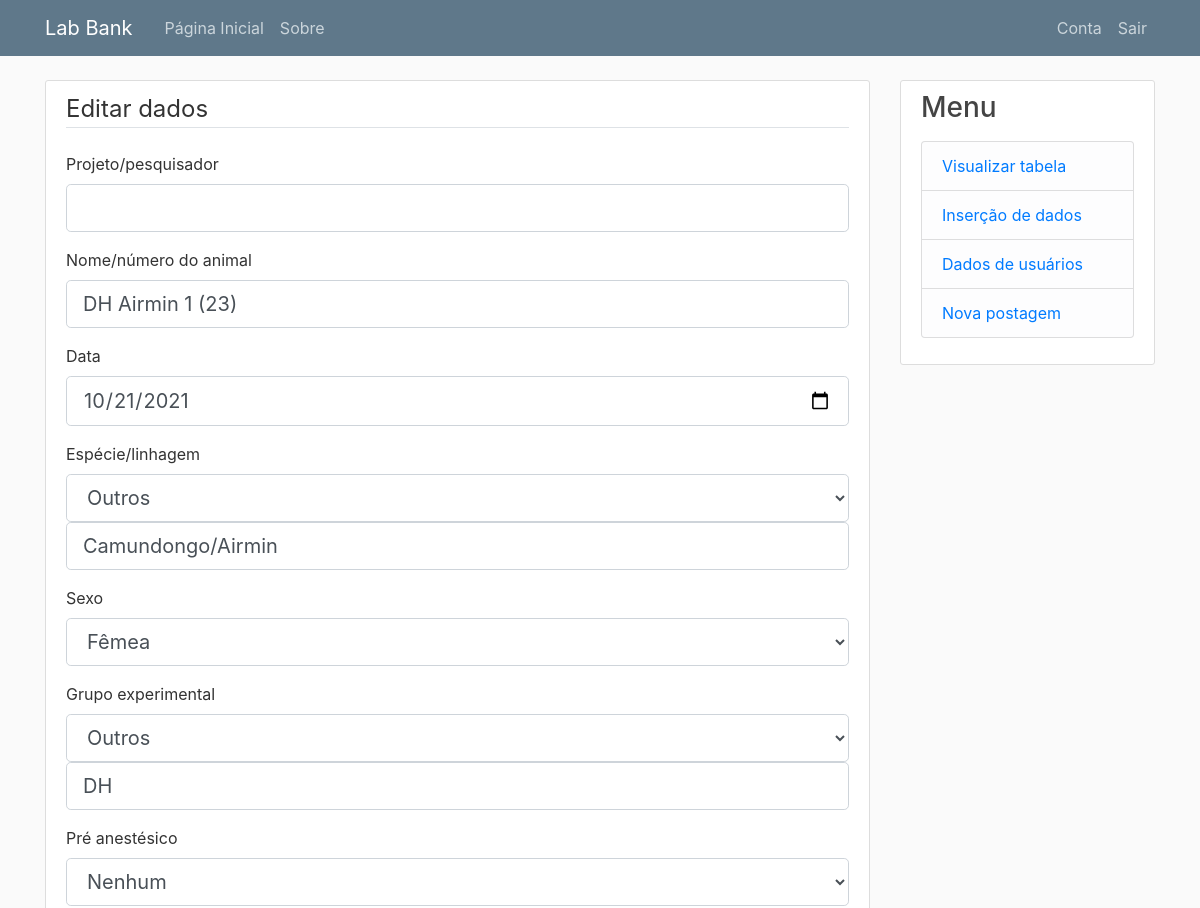
The page /table/update_data/227 (signed in, upper part) on the database as committed earlier.
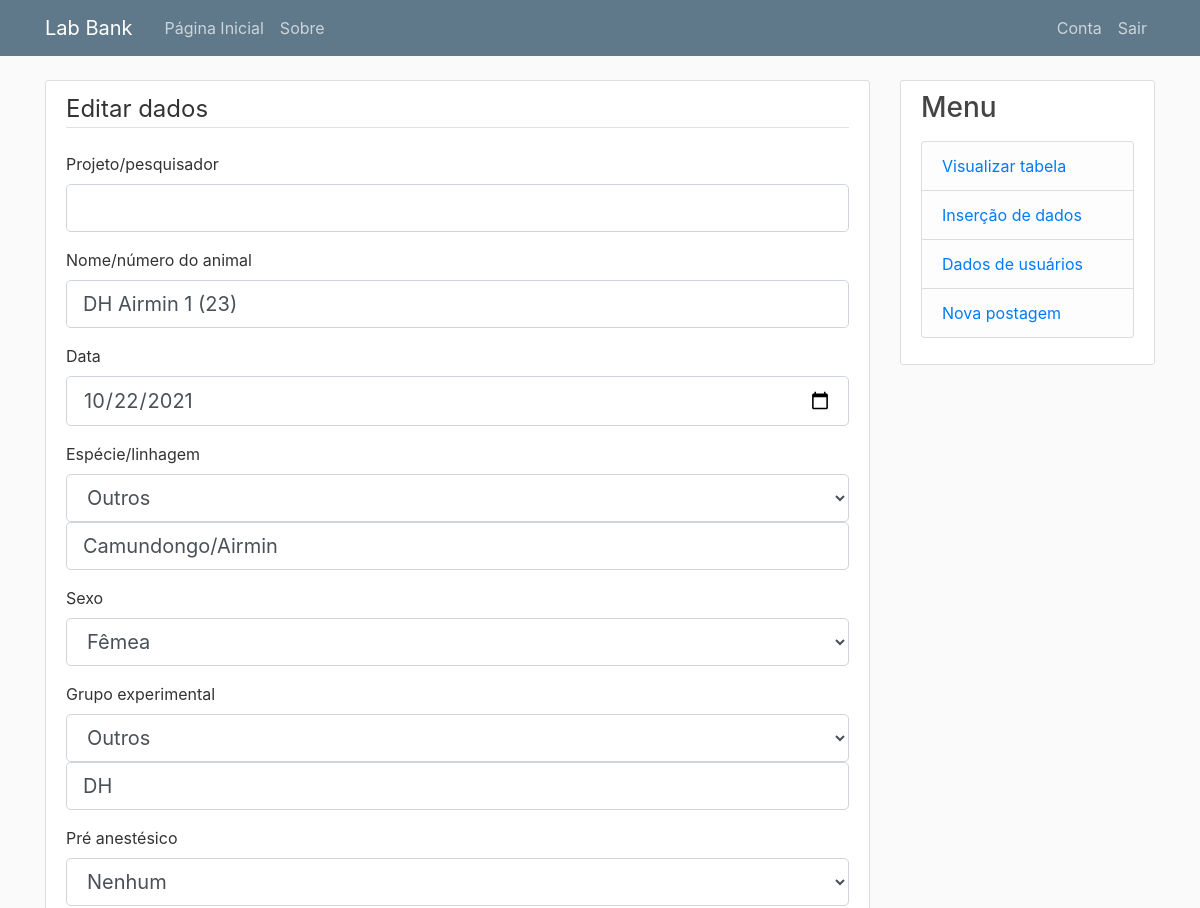
The same page on the database as committed later.
### lab_bank/models.py (models this page shows)
class Subject(db.Model):
    id = db.Column(db.Integer, primary_key=True)
    date = db.Column(db.Date, nullable=False)
    lineage = db.Column(db.String(50), nullable=False)
    sex = db.Column(db.String(50), nullable=False)
    ova_or_control = db.Column(db.String(50), nullable=False)
    dead_or_alive = db.Column(db.String(50), nullable=False)
    acepromazine = db.Column(db.String(50), nullable=False)
    anesthesic = db.Column(db.String(50), nullable=False)
    neuromuscular_blocker = db.Column(db.String(50), nullable=False)
    age = db.Column(db.Float, nullable=False)
    weight = db.Column(db.Float, nullable=False)
    project = db.Column(db.String(255), nullable=True)
    name_number = db.Column(db.String(255), nullable=True)
    naso_anal_length = db.Column(db.Float, nullable=True)
    bronchoalveolar_lavage = db.Column(db.Float, nullable=True)
    user_id = db.Column(db.Integer, db.ForeignKey('user.id'), nullable=False)
    excel_file_path = db.Column(db.String(255), nullable=True)
    flexivent = db.Column(db.String(50), nullable=False)
    date_created = db.Column(db.DateTime, default=datetime.utcnow)
    observations = db.Column(Text, nullable=True)

### lab_bank/table/routes.py (the view)
@table.route('/table/update_data/<int:subject_id>', methods=['GET', 'POST'])
@login_required
def update_data(subject_id):
    subject = Subject.query.get_or_404(subject_id)
    if subject.user_id != current_user.id:
        abort(403)
    form = InsertDataForm()
    if form.validate_on_submit():
        subject.lineage = form.lineage.data
        if subject.lineage == 'Outros' and form.other_lineage.data:
            subject.lineage = form.other_lineage.data
        subject.sex = form.sex.data
        if subject.sex == 'Outros' and form.other_sex.data:
            subject.sex = form.other_sex.data
        subject.ova_or_control = form.ova_or_control.data
        if subject.ova_or_control == 'Outros' and form.other_ova_or_control.data:
            subject.ova_or_control = form.other_ova_or_control.data
        subject.dead_or_alive = form.dead_or_alive.data
        if subject.dead_or_alive == 'Outros' and form.other_dead_or_alive.data:
            subject.dead_or_alive = form.other_dead_or_alive.data
        subject.acepromazine = form.acepromazine.data
        if subject.acepromazine == 'Outros' and form.other_acepromazine.data:
            subject.acepromazine = form.other_acepromazine.data
        subject.anesthesic = form.anesthesic.data
        if subject.anesthesic == 'Outros' and form.other_anesthesic.data:
            subject.anesthesic = form.other_anesthesic.data
        subject.neuromuscular_blocker = form.neuromuscular_blocker.data
        if subject.neuromuscular_blocker == 'Outros' and form.other_neuromuscular_blocker.data:
            subject.neuromuscular_blocker = form.other_neuromuscular_blocker.data
        subject.project = form.project.data if form.project.data else ''
        subject.name_number = form.name_number.data if form.name_number.data else ''
        subject.date = form.date.data
        subject.sex = form.sex.data
        subject.age = form.age.data
        subject.weight = form.weight.data
        subject.naso_anal_length = form.naso_anal_length.data
        subject.bronchoalveolar_lavage = form.bronchoalveolar_lavage.data
        subject.observations = form.observations.data if form.observations.data else ''
        file = form.excel_file.data
        if file:
            timestamp = datetime.now().strftime('%Y%m%d%H%M%S')
            filename = secure_filename(f"{timestamp}_{file.filename}")
            upload_folder = os.path.join(current_app.root_path, 'static', 'uploads')
            os.makedirs(upload_folder, exist_ok=True)
            file_path = os.path.join(upload_folder, filename)
            file.save(file_path)
            subject.excel_file_path = file_path  # Update the file path in the database
        db.session.commit()
        flash('Edição bem sucedida', 'success')
        return redirect(url_for('table.display_table'))
    elif request.method == 'GET':
        form.lineage.data = subject.lineage if subject.lineage in ['Camundongo/Balb C', 'Camundongo/C57', 'Rato/Wistar', 'Outros'] else 'Outros'
        form.other_lineage.data = subject.lineage if subject.lineage not in ['Camundongo/Balb C', 'Camundongo/C57', 'Rato/Wistar', 'Outros'] else ''
        form.sex.data = subject.sex if subject.sex in ['Fêmea', 'Macho', 'Desconhecido', 'Outros'] else 'Outros'
        form.other_sex.data = subject.sex if subject.sex not in ['Fêmea', 'Macho', 'Desconhecido', 'Outros'] else ''
        form.ova_or_control.data = subject.ova_or_control if subject.ova_or_control in ['OVA', 'Controle', 'Outros'] else 'Outros'
        form.other_ova_or_control.data = subject.ova_or_control if subject.ova_or_control not in ['OVA', 'Controle', 'Outros'] else ''
        form.dead_or_alive.data = subject.dead_or_alive if subject.dead_or_alive in ['Vivo', 'Morto na anestesia (antes do experimento)', 'Morto durante o experimento', 'Outros'] else 'Outros'
        form.other_dead_or_alive.data = subject.dead_or_alive if subject.dead_or_alive not in ['Vivo', 'Morto na anestesia (antes do experimento)', 'Morto durante o experimento', 'Outros'] else ''
        form.acepromazine.data = subject.acepromazine if subject.acepromazine in ['Acepromazina 2,5 mg/kg', 'Nenhum', 'Outros'] else 'Outros'
        form.other_acepromazine.data = subject.acepromazine if subject.acepromazine not in ['Acepromazina 2,5 mg/kg', 'Nenhum', 'Outros'] else ''
        form.anesthesic.data = subject.anesthesic if subject.anesthesic in ['Cetamina 100 mg/kg + Xilazina 10 mg/kg', 'Cetamina 100 mg/kg + Xilazina 10 mg/kg + Morfina', 'Nenhum', 'Outros'] else 'Outros'
        form.other_anesthesic.data = subject.anesthesic if subject.anesthesic not in ['Cetamina 100 mg/kg + Xilazina 10 mg/kg', 'Cetamina 100 mg/kg + Xilazina 10 mg/kg + Morfina', 'Nenhum', 'Outros'] else ''
        form.neuromuscular_blocker.data = subject.neuromuscular_blocker if subject.neuromuscular_blocker in ['Brometo de pancurônio 1 mg/kg', 'Brometo de rocurônio', 'Nenhum', 'Outros'] else 'Outros'
        form.other_neuromuscular_blocker.data = subject.neuromuscular_blocker if subject.neuromuscular_blocker not in ['Brometo de pancurônio 1 mg/kg', 'Brometo de rocurônio', 'Nenhum', 'Outros'] else ''
        form.flexivent.data = subject.flexivent if subject.flexivent in ['Unicompartimental', 'Fase Cte', 'Não informado', 'Outros'] else 'Outros'
        form.other_flexivent.data = subject.flexivent if subject.flexivent not in ['Unicompartimental', 'Fase Cte', 'Não informado', 'Outros'] else ''
        form.project.data = subject.project
        form.name_number.data = subject.name_number
        form.date.data = subject.date
        form.weight.data = subject.weight
        form.age.data = subject.age
        form.naso_anal_length.data = subject.naso_anal_length
        form.bronchoalveolar_lavage.data = subject.bronchoalveolar_lavage
        form.observations.data = subject.observations
    current_file = None
    if subject.excel_file_path:
        current_file = os.path.basename(subject.excel_file_path)  # Get just the filename
    return render_template('insert_data.html', title='Editar dados', form=form, legend='Editar dados', current_file=current_file)

### lab_bank/models.py (called while the page is built)
@login_manager.user_loader
def load_user(user_id):
    return User.query.get(int(user_id))

### lab_bank/templates/insert_data.html (shortened to what this page needs)
{% extends 'layout.html' %}
{% block content %}
    <div class='content-section'>
        <form method='POST' action='' enctype='multipart/form-data'>
            <fieldset class='form-group'>
                <legend class='border-bottom mb-4'>{{ legend }}</legend>
                <div class='form-group'>
                    {{ form.project.label(class='form-control-label') }}
                    {% if form.project.errors %}
                        {{ form.project(class='form-control form-control-lg is-invalid') }}
                        <div class="invalid-feedback">
                            {% for error in form.project.errors %}
                                <span>{{ error }}</span>
                            {% endfor %}
                        </div>
                    {% else %}
                        {{ form.project(class='form-control form-control-lg') }}
                    {% endif %}
                </div>
                <div class='form-group'>
                    {{ form.name_number.label(class='form-control-label') }}
                    {% if form.name_number.errors %}
                        {{ form.name_number(class='form-control form-control-lg is-invalid') }}
                        <div class="invalid-feedback">
                            {% for error in form.name_number.errors %}
                                <span>{{ error }}</span>
                            {% endfor %}
                        </div>
                    {% else %}
                        {{ form.name_number(class='form-control form-control-lg') }}
                    {% endif %}
                </div>
                <div class='form-group'>
                    {{ form.date.label(class='form-control-label') }}
                    {% if form.date.errors %}
                        {{ form.date(class='form-control form-control-lg is-invalid') }}
                        <div class="invalid-feedback">
                            {% for error in form.date.errors %}
                                <span>{{ error }}</span>
                            {% endfor %}
                        </div>
                    {% else %}
                        {{ form.date(class='form-control form-control-lg') }}
                    {% endif %}
                </div>
                <div class='form-group'>
                    {{ form.lineage.label(class='form-control-label') }}
                    {% if form.lineage.errors %}
                        {{ form.lineage(class='form-control form-control-lg is-invalid', onchange="toggleOtherInput('lineage')") }}
                        <div class="invalid-feedback">
                            {% for error in form.lineage.errors %}
                                <span>{{ error }}</span>
                            {% endfor %}
                        </div>
                    {% else %}
                        {{ form.lineage(class='form-control form-control-lg', onchange="toggleOtherInput('lineage')") }}
                    {% endif %}
                    <div id="other-lineage-container" style="display: none;">
                        {{ form.other_lineage(class='form-control form-control-lg') }}
                    </div>
                </div>
				<div class='form-group'>
					{{ form.sex.label(class='form-control-label') }}
					{% if form.sex.errors %}
						{{ form.sex(class='form-control form-control-lg is-invalid', onchange="toggleOtherInput('sex')") }}
						<div class="invalid-feedback">
							{% for error in form.sex.errors %}
								<span>{{ error }}</span>
							{% endfor %}
						</div>
					{% else %}
						{{ form.sex(class='form-control form-control-lg', onchange="toggleOtherInput('sex')") }}
					{% endif %}
				</div>
                <div class='form-group'>
                    {{ form.ova_or_control.label(class='form-control-label') }}
                    {% if form.ova_or_control.errors %}
                        {{ form.ova_or_control(class='form-control form-control-lg is-invalid', onchange="toggleOtherInput('ova_or_control')") }}
                        <div class="invalid-feedback">
                            {% for error in form.ova_or_control.errors %}
                                <span>{{ error }}</span>
                            {% endfor %}
                        </div>
                    {% else %}
                        {{ form.ova_or_control(class='form-control form-control-lg', onchange="toggleOtherInput('ova_or_control')") }}
                    {% endif %}
                    <div id="other-ova-container" style="display: none;">
                        {{ form.other_ova_or_control(class='form-control form-control-lg') }}
                    </div>
                </div>
                <div class='form-group'>
                    {{ form.acepromazine.label(class='form-control-label') }}
                    {% if form.acepromazine.errors %}
                        {{ form.acepromazine(class='form-control form-control-lg is-invalid', onchange="toggleOtherInput('acepromazine')") }}
                        <div class="invalid-feedback">
                            {% for error in form.acepromazine.errors %}
                                <span>{{ error }}</span>
                            {% endfor %}
                        </div>
                    {% else %}
                        {{ form.acepromazine(class='form-control form-control-lg', onchange="toggleOtherInput('acepromazine')") }}
                    {% endif %}
                </div>
            </fieldset>
        </form>
    </div>
{% endblock %}

### lab_bank/templates/layout.html (shortened to what this page needs)
<!DOCTYPE html>
<html>
	<head>
		<link rel="stylesheet" href="https://maxcdn.bootstrapcdn.com/bootstrap/4.0.0/css/bootstrap.min.css">
		<link rel="stylesheet" type="text/css" href="{{ url_for('static', filename='main.css') }}">
</head>
					<body>
						<header class="site-header">
							<nav class="navbar navbar-expand-md navbar-dark bg-steel fixed-top">
								<div class="container">
									<a class="navbar-brand mr-4" href="/">Lab Bank</a>
									<div class="collapse navbar-collapse" id="navbarToggle">
										<div class="navbar-nav mr-auto">
											<a class="nav-item nav-link" href="{{ url_for('main.home') }}">Página Inicial</a>
											<a class="nav-item nav-link" href="{{ url_for('main.about') }}">Sobre</a>
										</div>
										<div class="navbar-nav">
										{% if current_user.is_authenticated %}
											<a class="nav-item nav-link" href="{{ url_for('users.account') }}">Conta</a>
											<a class="nav-item nav-link" href="{{ url_for('users.logout') }}">Sair</a>
		{% else %}
		  <a class="nav-item nav-link" href="{{ url_for('users.login') }}">Entrar</a>
											<a class="nav-item nav-link" href="{{ url_for('users.register') }}">Registrar</a>
		{% endif %}
	</div>
									</div>
								</div>
							</nav>
						</header>
						<main role="main" class="container">
							<div class="row">
								<div class="col-md-9">
          {% block content %}{% endblock %}
        </div>
								<div class="col-md-3">
									<div class="content-section">
										<h3>Menu</h3>
										<p class='text-muted'>
											<ul class="list-group">
												<li class="list-group-item list-group-item-light">
												<a href = "{{ url_for('table.display_table') }}"> Visualizar tabela </a>
												</li>
												<li class="list-group-item list-group-item-light">
												<a href = "{{ url_for('table.insert_data') }}"> Inserção de dados </a>
												</li>
												<li class="list-group-item list-group-item-light">
												<a href = "{{ url_for('users.user_list') }}"> Dados de usuários </a>
												</li>
												<li class="list-group-item list-group-item-light">
													{% if current_user.is_authenticated %}
														<a href="{{ url_for('posts.new_post') }}">Nova postagem</a>
													{% endif %}
												</li>
											</ul>
										</p>
									</div>
								</div>
							</div>
						</main>

### lab_bank/static/main.css (style rules this page uses)
body { background: #fafafa; color: #333333; margin-top: 5rem; }
h1, h2, h3, h4, h5, h6 { color: #444444; }
.bg-steel { background-color: #5f788a; }
.site-header .navbar-nav .nav-link { color: #cbd5db; }
.content-section { background: #ffffff; padding: 10px 20px; border: 1px solid #dddddd; border-radius: 3px; margin-bottom: 20px; }

Rows that differ between the two databases and show on the page:
changed Subject "DH Airmin 1 (23)": date "10/21/2021" → "10/22/2021"
